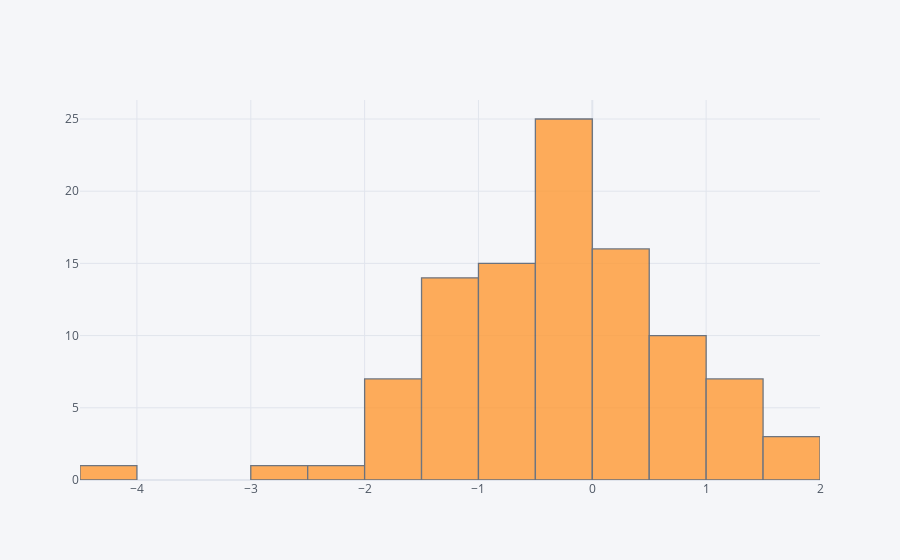

Notebook code cell kept with this figure:
### Markdown cell above
## histogram

### Code cell
df['A'].iplot(kind='hist',bins=25)

### Figure 1 — Plotly figure (JSON) as saved in the notebook; plotly's stock layout.template omitted (floating-point values rounded to 4 significant figures)
{"data": [{"histfunc": "count", "histnorm": "", "marker": {"color": "rgba(255, 153, 51, 1.0)", "line": {"color": "#4D5663", "width": 1.3}}, "name": "A", "nbinsx": 25, "opacity": 0.8, "orientation": "v", "type": "histogram", "x": [-0.5019, 1.341, -0.1445, 0.04096, 0.7275, 0.02772, -0.2628, -0.6446, -0.1244, -1.42, -0.5882, 0.1969, 0.2484, 1.191, -0.2073, 0.04752, 1.714, -0.2015, -0.7065, -1.279, -0.2909, 0.307, 0.6542, 0.6346, -1.454, -0.2563, -0.134, 1.044, 1.536, -1.14, -1.308, 0.3023, 1.373, 0.5088, -0.8464, -1.201, 1.16, 0.02769, 1.38, -0.1187, 0.7549, 0.6674, -0.1417, -1.37, -0.2273, -0.3861, -0.4746, -1.442, -0.5233, 0.9924, -1.337, 0.3596, -0.8508, 0.8836, -0.6247, 0.2799, 0.6131, 0.3216, 0.2846, 1.445, -0.2772, -1.409, -0.331, -0.7676, -0.9068, -0.4064, 0.4842, -1.794, 0.6455, -0.8547, -2.575, -1.55, -1.845, -1.796, -1.099, -0.02806, -0.09459, -0.8776, -4.122, -1.435, -0.9688, -1.504, -1.736, -0.4502, -0.8412, -0.01748, -0.4047, -0.4605, -1.724, -2.078, 0.1866, 0.05483, -1.199, -0.677, -0.07033, 1.821, 0.4807, -1.028, -0.03736, -0.1613]}], "layout": {"barmode": "overlay", "legend": {"bgcolor": "#F5F6F9", "font": {"color": "#4D5663"}}, "paper_bgcolor": "#F5F6F9", "plot_bgcolor": "#F5F6F9", "title": {"font": {"color": "#4D5663"}}, "xaxis": {"gridcolor": "#E1E5ED", "showgrid": true, "tickfont": {"color": "#4D5663"}, "title": {"font": {"color": "#4D5663"}, "text": ""}, "zerolinecolor": "#E1E5ED"}, "yaxis": {"gridcolor": "#E1E5ED", "showgrid": true, "tickfont": {"color": "#4D5663"}, "title": {"font": {"color": "#4D5663"}, "text": ""}, "zerolinecolor": "#E1E5ED"}}}
